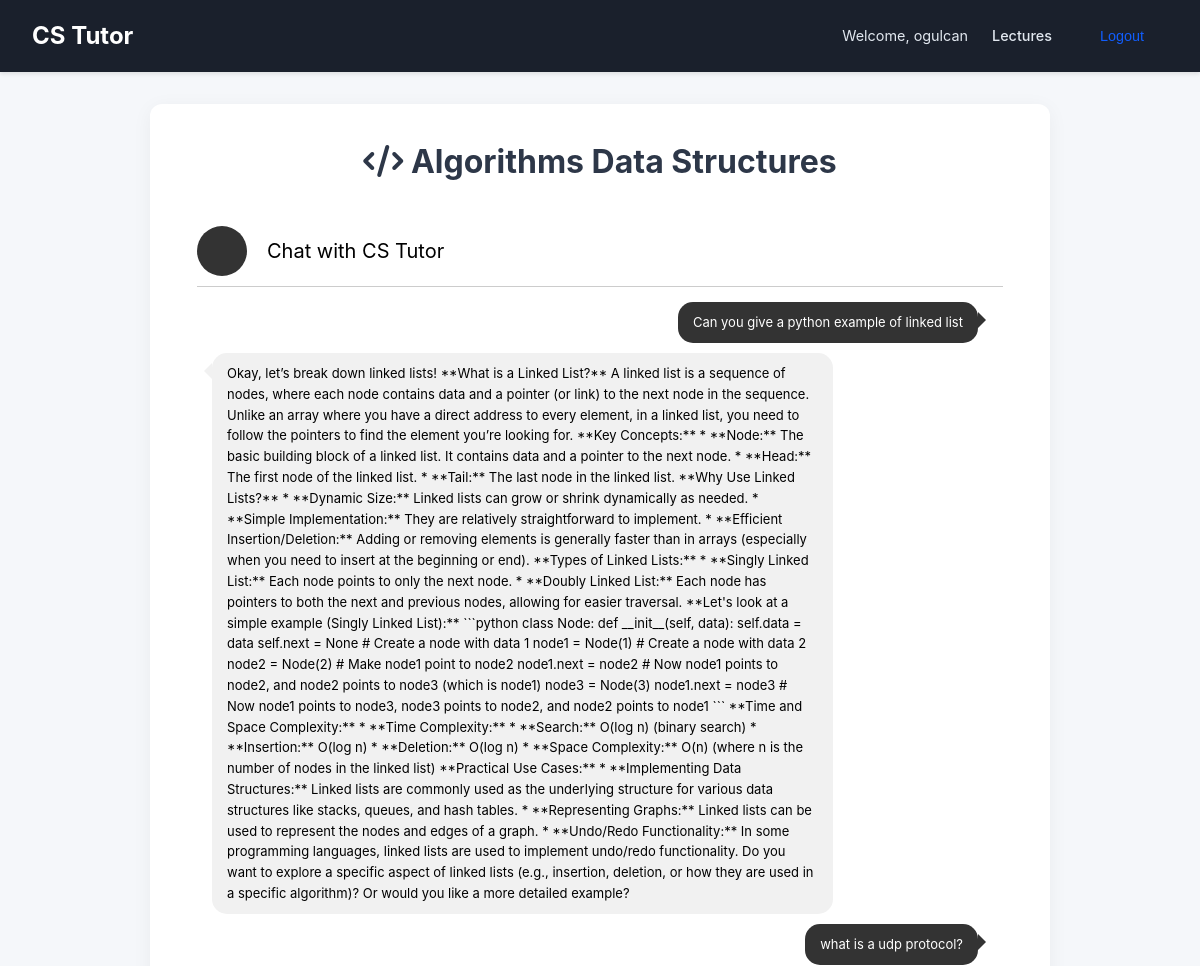
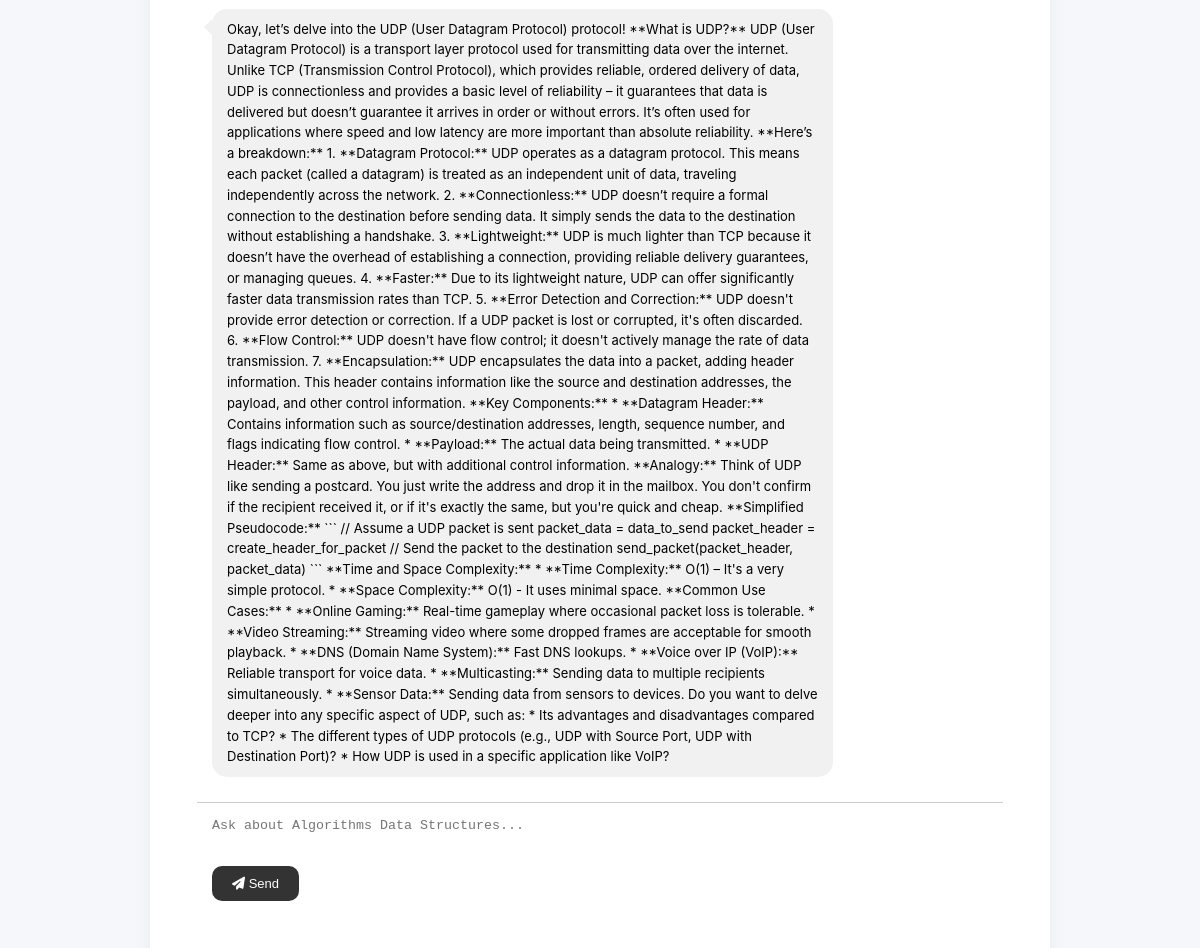
/lecture/algorithms_data_structures/ (signed in), run on the app's committed database (2 pictures, top to bottom).
### ai_model/models.py (models this page shows)
class ChatHistory(models.Model):
    user = models.ForeignKey(User, on_delete=models.CASCADE)
    user_input = models.TextField()
    bot_response = models.TextField()
    lecture = models.CharField(max_length=100, default="general")
    created_at = models.DateTimeField(auto_now_add=True)

### ai_model/views.py (the view, shortened to what this page needs)
# urls.py: path('lecture/<str:lecture_name>/', views.lecture_view, name='lecture'),
@login_required
def lecture_view(request, lecture_name):
    lecture_config = {
        'algorithms_data_structures': {
            'prompt_file': 'algorithms_data_structures.txt',
            'template': 'lecture_chat.html',
            'lecture_id': 'algorithms_data_structures'
        },
        'networking': {
            'prompt_file': 'networking.txt',
            'template': 'lecture_chat.html',
            'lecture_id': 'networking'
        },
        'operating_systems': {
            'prompt_file': 'operating_systems.txt',
            'template': 'lecture_chat.html',
            'lecture_id': 'operating_systems'
        },
    }
    config = lecture_config.get(lecture_name)
    if not config:
        return render(request, '404.html', {'error': 'Lecture not found'}, status=404)
    chat_history = ChatHistory.objects.filter(
        user=request.user, lecture=config['lecture_id']
    ).order_by('created_at')
    return render(request, config['template'], {
        "chat_history": chat_history,
        "lecture_name": lecture_name,
        "lecture_title": lecture_name.replace('_', ' ').title()
    })

### templates/lecture_chat.html (shortened to what this page needs)
<!DOCTYPE html>
<html lang="en">
  {% load static %}
  <head>
    <link rel="stylesheet" href="{% static 'css/style.css' %}" />
    <link rel="stylesheet" href="{% static 'css/chat.css' %}" />
    <link
      rel="stylesheet"
      href="https://cdnjs.cloudflare.com/ajax/libs/font-awesome/6.4.0/css/all.min.css"
    />
  </head>
  <body>
    <header>
      <nav class="navbar">
        <a href="{% url 'lecture_list' %}" class="nav-brand">CS Tutor</a>
        <div class="nav-links">
          <span>Welcome, {{ request.user.username }}</span>
          <a href="{% url 'lecture_list' %}">Lectures</a>
          <form
            method="post"
            action="{% url 'logout' %}"
            style="display: inline"
          >
            <button type="submit" class="nav-button">Logout</button>
          </form>
        </div>
      </nav>
    </header>
    <main class="container">
      <h2>
        <i
          class="fas {% if lecture_name == 'algorithms_data_structures' %}fa-code{% elif lecture_name == 'networking' %}fa-network-wired{% else %}fa-server{% endif %}"
        ></i>
        {{ lecture_title }}
      </h2>
      <div class="card-container">
        <div class="card-header">
          <div class="img-avatar"></div>
          <div class="text-chat">Chat with CS Tutor</div>
        </div>
        <div class="card-body">
          <div class="messages-container" id="chat-box">
            {% include "partials/lecture_chat.html" %}
          </div>
          <div class="message-input">
            <form method="post" id="chat-form">
              <textarea
                name="question"
                id="user-question"
                placeholder="Ask about {{ lecture_title }}..."
                class="message-send"
                required
              ></textarea>
              <button type="submit" class="button-send">
                <i class="fas fa-paper-plane"></i> Send
              </button>
            </form>
          </div>
        </div>
      </div>
    </main>
  </body>
</html>

### templates/partials/lecture_chat.html
{% for chat in chat_history %}
  {% if chat.user_input %}
    <div class="message-box right">
      <p>{{ chat.user_input|safe }}</p>
    </div>
  {% endif %}
  {% if chat.bot_response %}
    <div class="message-box left">
      {{ chat.bot_response|safe }}
    </div>
  {% endif %}
{% endfor %}

### static/css/style.css (style rules this page uses)
* { box-sizing: border-box; margin: 0; padding: 0; }
body { font-family: 'Inter', -apple-system, BlinkMacSystemFont, 'Segoe UI', Roboto, sans-serif; background-color: #f5f7fa; color: #2d3748; line-height: 1.6; }
.navbar { background-color: #1a202c; padding: 1rem 2rem; display: flex; justify-content: space-between; align-items: center; box-shadow: 0 2px 4px rgba(0, 0, 0, 0.1); }
.nav-brand { color: #ffffff; font-size: 1.5rem; font-weight: 700; text-decoration: none; }
.nav-links { display: flex; align-items: center; gap: 1.5rem; }
.nav-links span { color: #e2e8f0; font-size: 0.9rem; }
.nav-links a { color: #e2e8f0; text-decoration: none; font-weight: 500; font-size: 0.9rem; }
.nav-button { background: none; border: none; color: #115DFC; cursor: pointer; font-weight: 500; font-size: 0.9rem; }
.container { max-width: 900px; margin: 2rem auto; padding: 2rem; background-color: #ffffff; border-radius: 12px; box-shadow: 0 4px 20px rgba(0, 0, 0, 0.05); }
h2 { font-size: 2rem; color: #2d3748; text-align: center; margin-bottom: 1.5rem; }
button { padding: 0.75rem 1.5rem; background-color: #115DFC; color: #ffffff; border: none; border-radius: 6px; cursor: pointer; font-size: 1rem; transition: background-color 0.2s; }

### static/css/chat.css (style rules this page uses)
.card-container { background-color: #fff; border-radius: 10px; padding: 15px; margin: 20px auto; display: flex; flex-direction: column; width: 100%; max-width: 100%; }
.card-header { display: flex; align-items: center; padding-bottom: 10px; border-bottom: 1px solid #ccc; }
.card-header .img-avatar { width: 50px; height: 50px; border-radius: 50%; margin-right: 20px; background-color: #333; }
.card-header .text-chat { color: black; margin: 0; font-size: 20px; }
.card-body { flex: 1; overflow-y: auto; }
.messages-container { padding: 15px; }
.message-box { padding: 10px 15px; margin-bottom: 10px; border-radius: 15px; max-width: 80%; width: fit-content; position: relative; font-size: 13px; }
.message-box.left { background-color: #f1f1f1; color: black; margin-right: 20px; }
.message-box.left::before { content: ''; position: absolute; left: -8px; top: 10px; border-right: 8px solid #f1f1f1; border-top: 8px solid transparent; border-bottom: 8px solid transparent; }
.message-box.right { background-color: #333; color: #fff; margin-left: auto; margin-right: 10px; }
.message-box.right::before { content: ''; position: absolute; right: -8px; top: 10px; border-left: 8px solid #333; border-top: 8px solid transparent; border-bottom: 8px solid transparent; }
.message-input { padding: 5px; border-top: 1px solid #ccc; }
.message-input .message-send { width: 100%; padding: 10px; border: none; border-radius: 10px; resize: none; }
.message-input .button-send { background-color: #333; color: #fff; padding: 10px 20px; border: none; cursor: pointer; margin-left: 10px; border-radius: 10px; font-size: 13px; }

### data on the page
ChatHistory: user_input "Can you give a python example of linked list", bot_response "Okay, let’s break down linked lists! **What is a Linked List?** A linked list is a sequence of nodes, where each node contains data and a pointer (or link) to the next node in the sequence. Unlike an array where you have a direct address to every element, in a linked list, you need to follow the pointers to find the element you’re looking for. **Key Concepts:** * **Node:** The basic building block of a linked list. It contains data and a pointer to the next node. * **Head:** The first node of the linked list. * **Tail:** The last node in the linked list. **Why Use Linked Lists?** * **Dynamic Size:** Linked lists can grow or shrink dynamically as needed. * **Simple Implementation:** They are…"
ChatHistory: user_input "what is a udp protocol?", bot_response "Okay, let’s delve into the UDP (User Datagram Protocol) protocol! **What is UDP?** UDP (User Datagram Protocol) is a transport layer protocol used for transmitting data over the internet. Unlike TCP (Transmission Control Protocol), which provides reliable, ordered delivery of data, UDP is connectionless and provides a basic level of reliability – it guarantees that data is delivered but doesn’t guarantee it arrives in order or without errors. It’s often used for applications where speed and low latency are more important than absolute reliability. **Here’s a breakdown:** 1. **Datagram Protocol:** UDP operates as a datagram protocol. This means each packet (called a datagram) is treated as…"

### other printed values
{{ request.user.username }} "ogulcan"
{{ lecture_title }} "Algorithms Data Structures"
